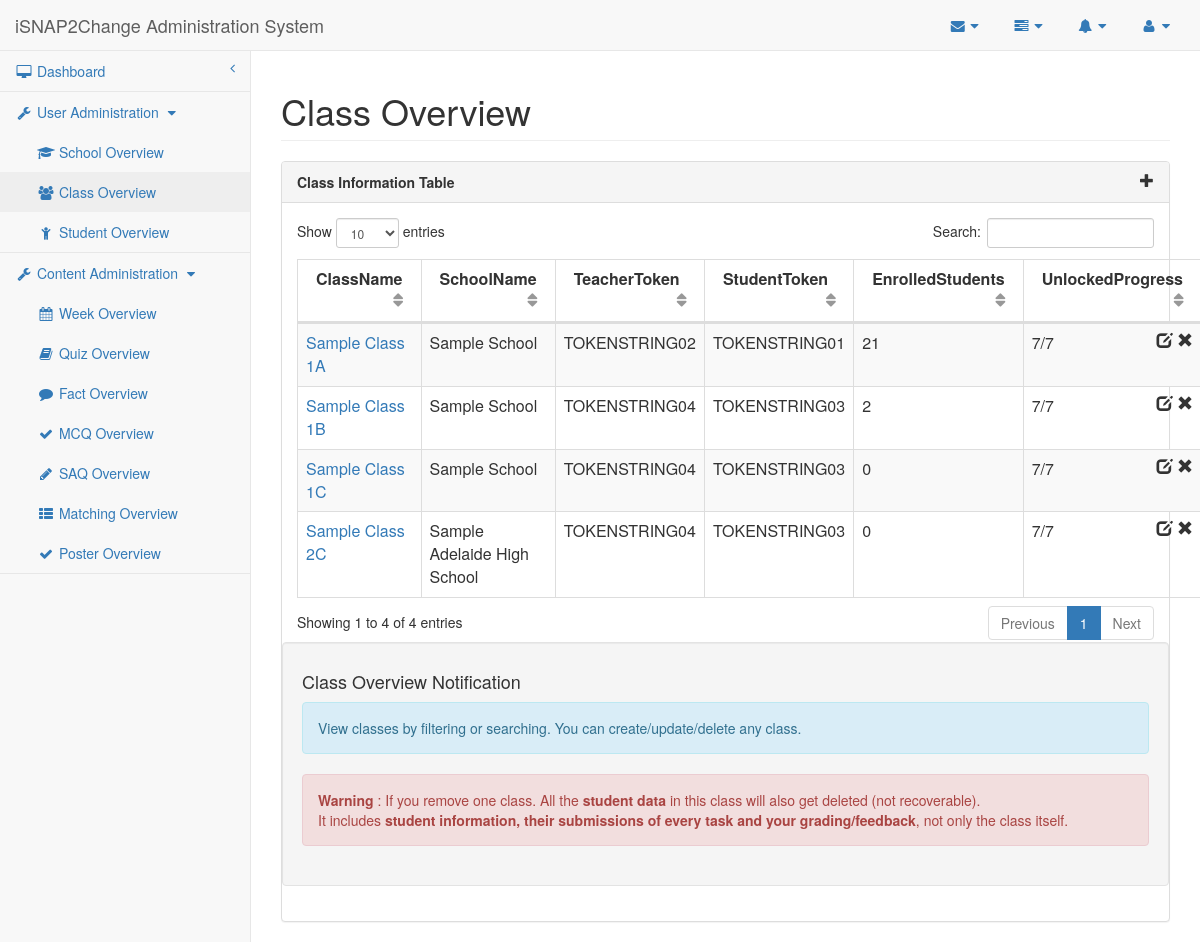
Screenshot of /isnap2change/researcher/class.php with the database file from the repository.
### tables this page shows
CREATE TABLE IF NOT EXISTS `Class` (
    ClassID MEDIUMINT AUTO_INCREMENT,
    ClassName VARCHAR(190) UNIQUE,
    SchoolID MEDIUMINT NOT NULL,
     
    UnlockedProgress MEDIUMINT NOT NULL DEFAULT 10,
    CONSTRAINT Class_ClassID_PK PRIMARY KEY (ClassID),
    CONSTRAINT Class_SchoolID_FK FOREIGN KEY (SchoolID)
        REFERENCES School (SchoolID)
        ON DELETE CASCADE ON UPDATE CASCADE
);

CREATE TABLE IF NOT EXISTS `School` (
    SchoolID MEDIUMINT AUTO_INCREMENT,
    SchoolName VARCHAR(190) UNIQUE,
    CONSTRAINT School_SchoolID_PK PRIMARY KEY (SchoolID)
);

### isnap2change/mysql-lib.php (called while the page is built, shortened)
<?php
    function getClasses($conn){
        $classSql = "SELECT *
                   FROM Class NATURAL JOIN School";
        $classQuery = $conn->prepare($classSql);
        $classQuery->execute();
        $classResult = $classQuery->fetchAll(PDO::FETCH_OBJ);
        return $classResult;
    }
    function getStudentNum($conn){
        $studentNumSql = "SELECT count(*) as Count, ClassID
                   FROM   Student NATURAL JOIN Class
                   GROUP BY ClassID";
        $studentNumQuery = $conn->prepare($studentNumSql);
        $studentNumQuery->execute();
        $studentNumResult = $studentNumQuery->fetchAll(PDO::FETCH_OBJ);
        return $studentNumResult;
    }
    function getTokens($conn){
        $tokenSql = "SELECT ClassID, `Type`, TokenString
                   FROM Token NATURAL JOIN Class";
        $tokenQuery = $conn->prepare($tokenSql);
        $tokenQuery->execute();
        $tokenResult = $tokenQuery->fetchAll(PDO::FETCH_OBJ);
        return $tokenResult;
    }
    function getMaxWeek($conn){
        $weekSql = "select MAX(Week) as WeekNum from Quiz";
        $weekQuery = $conn->prepare($weekSql);
        $weekQuery->execute();
        $weekResult = $weekQuery->fetch(PDO::FETCH_OBJ);
        return $weekResult;
    }
?>

### isnap2change/researcher/class.php (the view, shortened to what this page needs)
<?php
    require_once("../mysql-lib.php");
    $pageName = "class";
    try{
        $conn = db_connect();
    } catch(Exception $e) {
        debug_err($pageName, $e);
    }
    try{
        $weekResult = getMaxWeek($conn);
        $classResult = getClasses($conn);
        $tokenResult = getTokens($conn);
        $studentNumResult = getStudentNum($conn);
    } catch(Exception $e) {
        debug_err($pageName, $e);
    }
?>
<!DOCTYPE html>
<html lang="en">
<head>
    <?php require_once('header-lib.php'); ?>
</head>
<body>
    <div id="wrapper">
        <?php require_once('navigation.php'); ?>
        <div id="page-wrapper">
            <div class="row">
                <div class="col-lg-12">
                    <h1 class="page-header">Class Overview</h1>
                </div>
            </div>
            <div class="row">
                <div class="col-lg-12">
                    <div class="panel panel-default">
                        <div class="panel-heading">
                            Class Information Table <span class="glyphicon glyphicon-plus pull-right" data-toggle="modal" data-target="#dialog"></span>
                        </div>
                        <div class="panel-body">
                            <div class="dataTable_wrapper">
                                <table class="table table-striped table-bordered table-hover" id="datatables">
                                    <thead>
                                        <tr>
                                            <th>ClassName</th>
                                            <th>SchoolName</th>
                                            <th>TeacherToken</th>
                                            <th>StudentToken</th>
                                            <th>EnrolledStudents</th>
                                            <th>UnlockedProgress</th>
                                        </tr>
                                    </thead>
                                    <tbody>
                                    <?php for($i=0; $i<count($classResult); $i++) {?>
                                        <tr class="<?php if($i % 2 == 0){echo "odd";} else {echo "even";} ?>">
                                            <td><a href="student.php?classid=<?php echo $classResult[$i]->ClassID ?>"><?php echo $classResult[$i]->ClassName ?></a></td>
                                            <td><?php echo $classResult[$i]->SchoolName ?></td>
                                            <td><?php for($j=0; $j<count($tokenResult); $j++){ if ($tokenResult[$j]->ClassID == $classResult[$i]->ClassID && $tokenResult[$j]->Type == 'TEACHER') echo $tokenResult[$j]->TokenString;} ?></td>
                                            <td><?php for($j=0; $j<count($tokenResult); $j++){ if ($tokenResult[$j]->ClassID == $classResult[$i]->ClassID && $tokenResult[$j]->Type == 'STUDENT') echo $tokenResult[$j]->TokenString;} ?></td>
                                            <td><?php $count=0; for($j=0; $j<count($studentNumResult); $j++){ if ($studentNumResult[$j]->ClassID == $classResult[$i]->ClassID) $count=$studentNumResult[$j]->Count; } echo $count; ?></td>
                                            <td><?php echo min($classResult[$i]->UnlockedProgress, $weekResult->WeekNum)."/".$weekResult->WeekNum ?><span class="glyphicon glyphicon-remove pull-right" aria-hidden="true"></span><span class="pull-right" aria-hidden="true">&nbsp;</span><span class="glyphicon glyphicon-edit pull-right" data-toggle="modal" data-target="#dialog" aria-hidden="true"></span></td>
                                        </tr>
                                    <?php } ?>
                                    </tbody>
                                </table>
                            </div>
                            <div class="well row">
                                <h4>Class Overview Notification</h4>
                                <div class="alert alert-info">
                                    <p>View classes by filtering or searching. You can create/update/delete any class.</p>
                                </div>
                                <div class="alert alert-danger">
                                    <p><strong>Warning</strong> : If you remove one class. All the <strong>student data</strong> in this class will also get deleted (not recoverable).</p> It includes <strong>student information, their submissions of every task and your grading/feedback</strong>, not only the class itself.
                                </div>
                            </div>
                        </div>
                    </div>
                </div>
            </div>
        </div>
    </div>
    <?php require_once('sb-admin-lib.php'); ?>
</body>
</html>

### isnap2change/researcher/header-lib.php (style rules this page uses)
.panel-heading { font-weight: bold; }

### rows the page displays
class: ClassName "Sample Class 2C", SchoolID.SchoolName "Sample Adelaide High School", count "0", WeekNum "7"
class: ClassName "Sample Class 1A", SchoolID.SchoolName "Sample School", count "21", WeekNum "7"
class: ClassName "Sample Class 1B", SchoolID.SchoolName "Sample School", count "2", WeekNum "7"
class: ClassName "Sample Class 1C", SchoolID.SchoolName "Sample School", count "0", WeekNum "7"

### other values shown
$userAdminPageList[$i] "School"
$userAdminPageList[$i] "Class"
$userAdminPageList[$i] "Student"
$contentAdminPageList[$i] "Week"
$contentAdminPageList[$i] "Quiz"
$contentAdminPageList[$i] "Fact"
$contentAdminPageList[$i] "MCQ"
$contentAdminPageList[$i] "SAQ"
$contentAdminPageList[$i] "Matching"
$contentAdminPageList[$i] "Poster"
$tokenResult[$j]->TokenString "TOKENSTRING04"
$tokenResult[$j]->TokenString "TOKENSTRING03"
$tokenResult[$j]->TokenString "TOKENSTRING02"
$tokenResult[$j]->TokenString "TOKENSTRING01"
